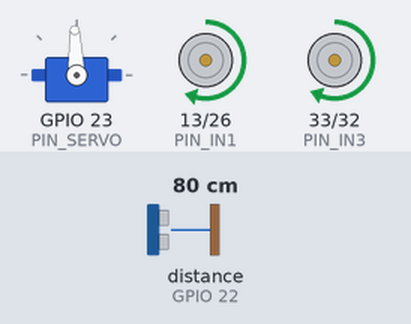
A sketch run on a simulated ESP32. Shown: servo, motor-driver pin pairs drawn as motors (green arrow = first pin HIGH = forward, orange = second pin HIGH = backward, longer = more drive, scaled by the enable pin). Wiring (inferred from the names in the program): ultrasonic range finder: trigger GPIO 4; echo GPIO 22. The test bench sets the inputs (shaded band); at power-on: distance to the obstacle (sensor on GPIO 22) 80 cm. The echo pulse lasts 58.3 µs per cm.

Above: at 2.6 s.
2.7 s: distance to the obstacle (sensor on GPIO 22) set to 70 cm
At 4.3 s:
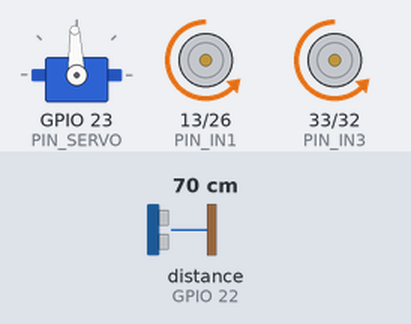
At 5.5 s:
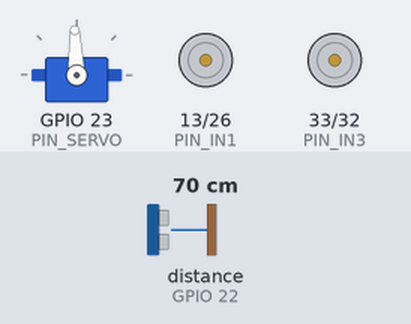
5.7 s: distance to the obstacle (sensor on GPIO 22) set to 65 cm
8.7 s: distance to the obstacle (sensor on GPIO 22) set to 56 cm
At 9.17 s:
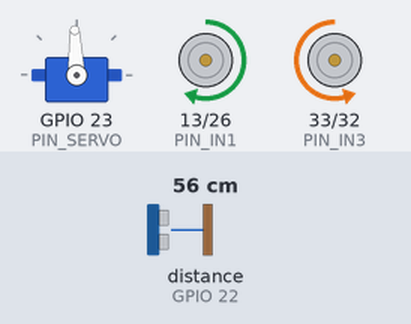
11.7 s: distance to the obstacle (sensor on GPIO 22) set to 42 cm
14.7 s: distance to the obstacle (sensor on GPIO 22) set to 34 cm
17.7 s: distance to the obstacle (sensor on GPIO 22) set to 120 cm
At 18.74 s:
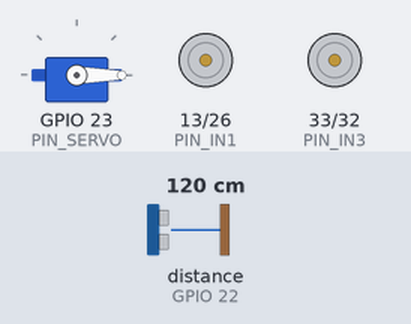
Timing chart, 0 to 21.7 s (numbered marks = the images above; inputs shaded):
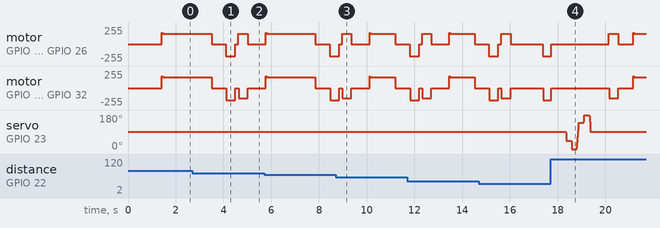

Measured:
- the behaviour switches between 76 and 75 cm on distance to the obstacle (sensor on GPIO 22) (found by bisection; images 0 and 1)
- the behaviour switches between 61 and 60 cm on distance to the obstacle (sensor on GPIO 22) (found by bisection; images 2 and 3)

The sketch:

RobotEvasor.ino
```cpp
#include "soc/soc.h"
#include "soc/rtc_cntl_reg.h"

#include "Motores.h"
#include "SensorUltrasonido.h"
#include "ServoCabezal.h"

// Umbrales de detección y callejón
const float DISTANCIA_SEGURA   = 38.0; // cm
const float DISTANCIA_CALLEJON = 48.0; // cm

bool enMarcha = false;
float distanciaAnterior = 100.0;
unsigned long ultimoChequeoBloqueo = 0;
unsigned long inicioAvanceContinuo = 0;

unsigned long tiempoUltimaEvasion = 0;
int deteccionesConsecutivas = 0;

void setup() {
  // Deshabilitar detector interno de brownout
  WRITE_PERI_REG(RTC_CNTL_BROWN_OUT_REG, 0);

  iniciarUltrasonido();
  iniciarServo();
  iniciarMotores();

  delay(1000);
}

void loop() {
  float distanciaFrente = medirDistancia();

  // ========================================================
  // 1. CONTROL DE SEGURIDAD (ATASCAMIENTO / TROMPO OBLICUO)
  // ========================================================
  if (enMarcha) {
    // Si la trompa se clava o detecta impacto inminente (< 10 cm)
    if (distanciaFrente < 10.0 && distanciaFrente > 0.5) {
      frenar();
      enMarcha = false;
      delay(400);
      retrocederConTorque(450);
      delay(500);
      return;
    }

    // Chequeo de avance cada 1.0 s
    if (millis() - ultimoChequeoBloqueo >= 1000) {
      bool distanciaInvariable = (abs(distanciaFrente - distanciaAnterior) < 2.5);
      bool cercaObstaculo = (distanciaFrente < 60.0);
      bool tiempoExcedido = (millis() - inicioAvanceContinuo > 2000 && distanciaFrente < 75.0);

      if ((distanciaInvariable && cercaObstaculo) || tiempoExcedido) {
        frenar();
        enMarcha = false;
        delay(600);

        desatorarRuedaLoca();
        delay(600);

        distanciaAnterior = medirDistancia();
        ultimoChequeoBloqueo = millis();
        return;
      }
      distanciaAnterior = distanciaFrente;
      ultimoChequeoBloqueo = millis();
    }
  }

  // ========================================================
  // 2. NAVEGACIÓN Y DETECCIÓN
  // ========================================================
  if (distanciaFrente > DISTANCIA_SEGURA && !hayReboteEspecular()) {
    if (!enMarcha) {
      avanzarSuave();
      enMarcha = true;
      inicioAvanceContinuo = millis();
      ultimoChequeoBloqueo = millis();
      distanciaAnterior = distanciaFrente;
    }
    delay(30);
  } else {
    // --- OBSTÁCULO FRONTAL O DIAGONAL DETECTADO ---
    frenar();
    enMarcha = false;
    delay(600); // Reposo eléctrico con motores en 0V

    if (millis() - tiempoUltimaEvasion < 2500) {
      deteccionesConsecutivas++;
    } else {
      deteccionesConsecutivas = 1;
    }
    tiempoUltimaEvasion = millis();

    // Retroceso firme de despeje
    retrocederConTorque(350);
    delay(600); // Motores en 0V antes de mover el servo

    // ESCAPE OBLICUO (480 ms): rompe el bucle si detecta 2 paredes consecutivas
    if (deteccionesConsecutivas >= 2) {
      girarDerecha(480);
      deteccionesConsecutivas = 0;
      delay(600);
      return;
    }

    // --- ESCANEO DE 5 PUNTOS ---
    mirarDiagDerecha();
    delay(90);
    float distDiagDer = medirDistancia();

    mirarDerecha();
    delay(90);
    float distDer = medirDistancia();

    mirarDiagIzq();
    delay(100);
    float distDiagIzq = medirDistancia();

    mirarIzquierda();
    delay(90);
    float distIzq = medirDistancia();

    mirarCentro();
    delay(90);

    // Reposo post-servo antes de exigir corriente a motores
    delay(600);

    float espacioDerecha   = min(distDer, distDiagDer);
    float espacioIzquierda = min(distIzq, distDiagIzq);

    // TOMA DE DECISIÓN
    if (espacioDerecha <= DISTANCIA_CALLEJON && espacioIzquierda <= DISTANCIA_CALLEJON) {
      // Espacio cerrado: giro oblicuo de 480 ms para no rebotar en paralelo
      girarDerecha(480);
      deteccionesConsecutivas = 0;
    } else if (espacioDerecha >= espacioIzquierda) {
      int tiempoGiro = (distDiagDer < DISTANCIA_SEGURA) ? 460 : 380;
      girarDerecha(tiempoGiro);
    } else {
      int tiempoGiro = (distDiagIzq < DISTANCIA_SEGURA) ? 460 : 380;
      girarIzquierda(tiempoGiro);
    }

    frenar();
    delay(600);
  }
}
```

Motores.h
```cpp
#ifndef MOTORES_H
#define MOTORES_H

#include <Arduino.h>

// Pines Driver L293D
const int PIN_EN1 = 27;
const int PIN_IN1 = 13;
const int PIN_IN2 = 26;

const int PIN_EN2 = 25;
const int PIN_IN3 = 33;
const int PIN_IN4 = 32;

// Velocidades de operación
const int VELOCIDAD_CRUCERO = 160;
const int VELOCIDAD_GIRO    = 155;
const int VELOCIDAD_RESCATE = 185;

// Calibración de línea recta
const float TRIM_IZQ = 0.96;
const float TRIM_DER = 1.00;

inline void frenar() {
  analogWrite(PIN_EN1, 0);
  analogWrite(PIN_EN2, 0);
  digitalWrite(PIN_IN1, LOW);
  digitalWrite(PIN_IN2, LOW);
  digitalWrite(PIN_IN3, LOW);
  digitalWrite(PIN_IN4, LOW);
}

inline void iniciarMotores() {
  pinMode(PIN_IN1, OUTPUT);
  pinMode(PIN_IN2, OUTPUT);
  pinMode(PIN_IN3, OUTPUT);
  pinMode(PIN_IN4, OUTPUT);
  pinMode(PIN_EN1, OUTPUT);
  pinMode(PIN_EN2, OUTPUT);
  frenar();
}

// Función requerida por RobotEvasor.ino
inline void avanzarSuave() {
  digitalWrite(PIN_IN1, HIGH);
  digitalWrite(PIN_IN2, LOW);
  digitalWrite(PIN_IN3, HIGH);
  digitalWrite(PIN_IN4, LOW);

  // Impulso inicial breve (Kick-start) para romper la inercia del suelo y la caster
  analogWrite(PIN_EN1, (int)(180 * TRIM_IZQ));
  analogWrite(PIN_EN2, (int)(180 * TRIM_DER));
  delay(40);

  // Velocidad de crucero balanceada
  analogWrite(PIN_EN1, (int)(VELOCIDAD_CRUCERO * TRIM_IZQ));
  analogWrite(PIN_EN2, (int)(VELOCIDAD_CRUCERO * TRIM_DER));
}

// Alias de seguridad
inline void avanzarConFuerza() {
  avanzarSuave();
}

inline void retrocederConTorque(int duracionMs) {
  duracionMs = min(duracionMs, 500);

  digitalWrite(PIN_IN1, LOW);
  digitalWrite(PIN_IN2, HIGH);
  digitalWrite(PIN_IN3, LOW);
  digitalWrite(PIN_IN4, HIGH);

  analogWrite(PIN_EN1, VELOCIDAD_RESCATE);
  delay(15);
  analogWrite(PIN_EN2, VELOCIDAD_RESCATE);
  delay(duracionMs);
  frenar();
}

inline void girarDerecha(int duracionMs) {
  digitalWrite(PIN_IN1, HIGH);
  digitalWrite(PIN_IN2, LOW);
  digitalWrite(PIN_IN3, LOW);
  digitalWrite(PIN_IN4, HIGH);

  analogWrite(PIN_EN1, VELOCIDAD_GIRO);
  delay(15);
  analogWrite(PIN_EN2, VELOCIDAD_GIRO);
  delay(duracionMs);
  frenar();
}

inline void girarIzquierda(int duracionMs) {
  digitalWrite(PIN_IN1, LOW);
  digitalWrite(PIN_IN2, HIGH);
  digitalWrite(PIN_IN3, HIGH);
  digitalWrite(PIN_IN4, LOW);

  analogWrite(PIN_EN1, VELOCIDAD_GIRO);
  delay(15);
  analogWrite(PIN_EN2, VELOCIDAD_GIRO);
  delay(duracionMs);
  frenar();
}

inline void desatorarRuedaLoca() {
  retrocederConTorque(380);
  delay(120);
  girarDerecha(380);
  delay(120);
  frenar();
}

#endif
```

SensorUltrasonido.h
```cpp
#ifndef SENSOR_ULTRASONIDO_H
#define SENSOR_ULTRASONIDO_H

#include <Arduino.h>

const int PIN_TRIG = 4;
const int PIN_ECHO = 22;

static float ultimaDistanciaValida = 100.0;
static bool reboteEspecularDetectado = false;

inline void iniciarUltrasonido() {
  pinMode(PIN_TRIG, OUTPUT);
  pinMode(PIN_ECHO, INPUT);
  digitalWrite(PIN_TRIG, LOW);
}

inline float medirDistanciaCruda() {
  digitalWrite(PIN_TRIG, LOW);
  delayMicroseconds(2);
  digitalWrite(PIN_TRIG, HIGH);
  delayMicroseconds(10);
  digitalWrite(PIN_TRIG, LOW);

  long duracion = pulseIn(PIN_ECHO, HIGH, 22000); // ~3.7 metros
  if (duracion == 0) {
    return 400.0;
  }
  return (duracion * 0.0343) / 2.0;
}

inline float medirDistancia() {
  float d1 = medirDistanciaCruda();
  delay(10);
  float d2 = medirDistanciaCruda();
  float distMedida = min(d1, d2);

  // DETECCIÓN DE REBOTE ESPECULAR EN DIAGONAL:
  // Si estábamos a menos de 55 cm de algo y súbitamente la señal se pierde marcando >250 cm,
  // la pared no desapareció: el haz rebotó hacia un lado en diagonal.
  if (ultimaDistanciaValida < 55.0 && distMedida > 250.0) {
    reboteEspecularDetectado = true;
    // Forzamos una distancia crítica virtual para activar frenado preventivo
    return ultimaDistanciaValida;
  } else {
    reboteEspecularDetectado = false;
  }

  if (distMedida < 300.0) {
    ultimaDistanciaValida = distMedida;
  }
  return distMedida;
}

inline bool hayReboteEspecular() {
  return reboteEspecularDetectado;
}

#endif
```

ServoCabezal.h
```cpp
#ifndef SERVO_CABEZAL_H
#define SERVO_CABEZAL_H

#include <Arduino.h>
#include <ESP32Servo.h>

const int PIN_SERVO = 23;

// Calibración angular con centro físico real (92°)
const int POS_FRENTE       = 92;
const int POS_DIAG_DER     = 45;   // 45° Diagonal derecha
const int POS_DERECHA      = 0;    // 0° Perpendicular derecha
const int POS_DIAG_IZQ     = 138;  // 45° Diagonal izquierda
const int POS_IZQUIERDA    = 180;  // 180° Perpendicular izquierda

static Servo servoSensor;
static int anguloActual = POS_FRENTE;

inline void moverRapido(int anguloDestino) {
  anguloDestino = constrain(anguloDestino, 0, 180);
  if (anguloDestino == anguloActual) return;

  int paso = (anguloDestino > anguloActual) ? 6 : -6;
  while (abs(anguloDestino - anguloActual) > 6) {
    anguloActual += paso;
    servoSensor.write(anguloActual);
    delay(4);
  }

  anguloActual = anguloDestino;
  servoSensor.write(anguloActual);
  delay(85);
}

inline void iniciarServo() {
  ESP32PWM::allocateTimer(0);
  ESP32PWM::allocateTimer(1);
  ESP32PWM::allocateTimer(2);
  ESP32PWM::allocateTimer(3);

  servoSensor.setPeriodHertz(50);

  anguloActual = POS_FRENTE;
  servoSensor.write(POS_FRENTE);
  servoSensor.attach(PIN_SERVO, 500, 2400);
  servoSensor.write(POS_FRENTE);

  delay(400);
}

inline void mirarCentro()      { moverRapido(POS_FRENTE); }
inline void mirarDiagDerecha() { moverRapido(POS_DIAG_DER); }
inline void mirarDerecha()     { moverRapido(POS_DERECHA); }
inline void mirarDiagIzq()     { moverRapido(POS_DIAG_IZQ); }
inline void mirarIzquierda()   { moverRapido(POS_IZQUIERDA); }

#endif
```
